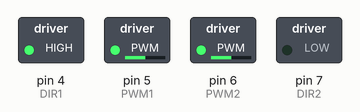
Recording of a sketch running on a simulated Arduino Uno, built with avr-gcc and run on an emulated ATmega328P. Parts: switched loads named in the sketch (green lamp = pin HIGH).

Above: at 36.1 s.
Timing chart, 0 to 40.0 s (numbered marks = the images above):
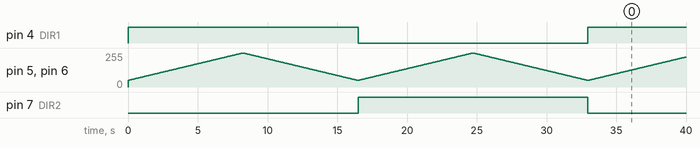

The sketch:

motor_test.ino
```cpp
const int PWM1 = 5;
const int PWM2 = 6;
const int DIR1 = 4;
const int DIR2 = 7;


void setup() {
  pinMode(DIR1, OUTPUT);
  pinMode(DIR2, OUTPUT);
  pinMode(PWM1, OUTPUT);
  pinMode(PWM2, OUTPUT);
}

void loop() {
  //digitalWrite(LED_BUILTIN, HIGH);
  digitalWrite(DIR1, HIGH);
  digitalWrite(DIR2, LOW);

  int i;
  for (i = 50; i < 256; i++) {
    analogWrite(PWM1, i);
    analogWrite(PWM2, i);
    delay(40);
  }
  for (i = 255; i > 49; i--) {
    analogWrite(PWM1, i);
    analogWrite(PWM2, i);
    delay(40);
  }
  digitalWrite(DIR1, LOW);
  digitalWrite(DIR2, HIGH);
  for (i = 50; i < 256; i++) {
    analogWrite(PWM1, i);
    analogWrite(PWM2, i);
    delay(40);
  }
  for (i = 255; i > 49; i--) {
    analogWrite(PWM1, i);
    analogWrite(PWM2, i);
    delay(40);
  }

}
```

Measured:
- by itself, pin 4 (DIR1): LOW → HIGH at 0.00 s, → LOW 16.5 s later, → HIGH 16.5 s later
- by itself, pin 7 (DIR2): LOW → HIGH at 16.5 s, → LOW 16.5 s later
